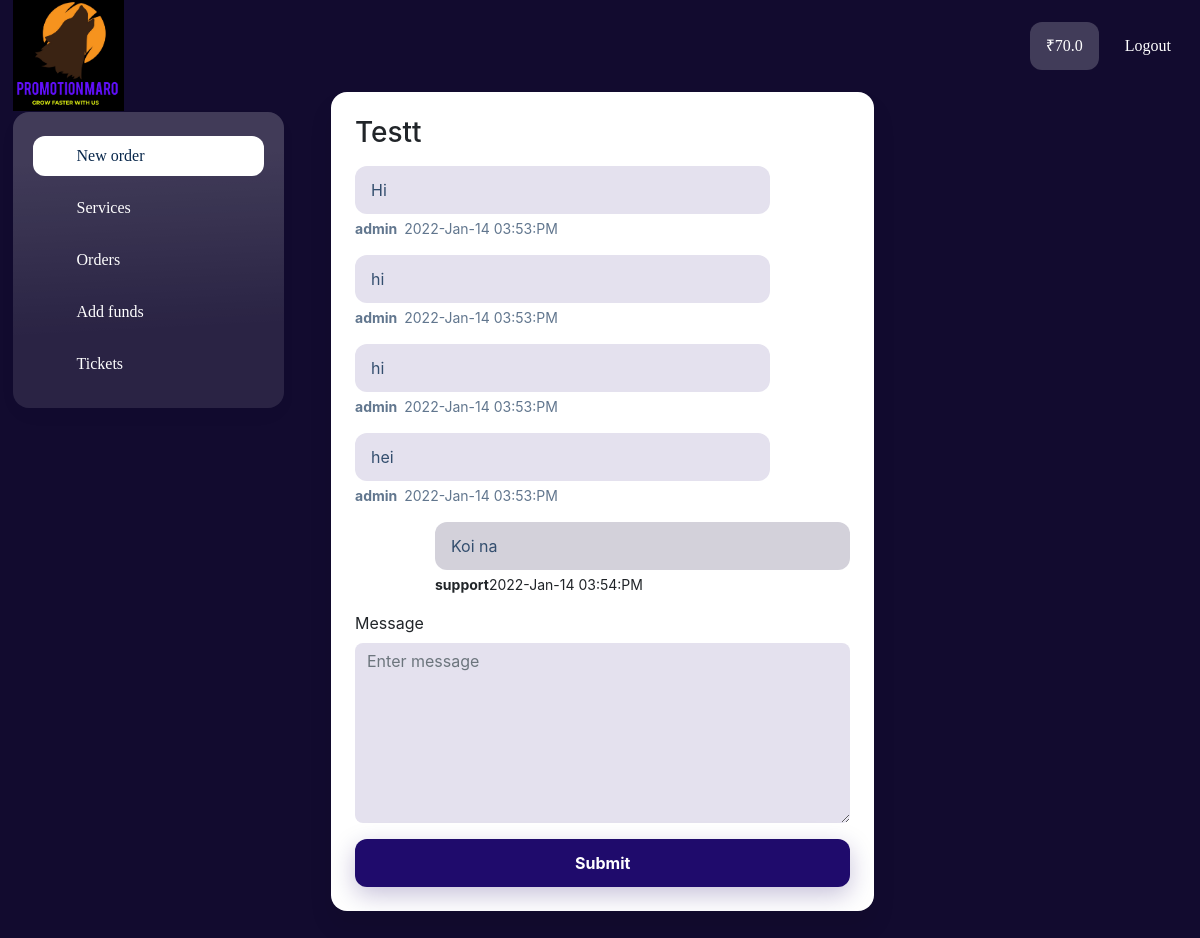
The page /view_ticket/3 (signed in) on the database its author committed.
### authapp/models.py (models this page shows, shortened)
class User(AbstractUser):
    name = models.CharField(max_length=100, blank=True)
    phone = models.CharField(max_length=100, blank=True)
    USERNAME_FIELD = 'username'
    REQUIRED_FIELDS = ['name']

class AccountBalance(models.Model):
    user = OneToOneField(User, on_delete=models.CASCADE)
    money = models.FloatField(default=0.00)
    updated = models.DateTimeField(auto_now_add=True)

### services/models.py (models this page shows, shortened)
class TicketsModel(models.Model):
    user = models.ForeignKey(User, on_delete=models.CASCADE)
    subject = models.CharField(max_length=400, blank=True, null=True)
    status = models.CharField(choices=MESSAGE_STATUS,
                              max_length=20,
                              default="Pending")
    created = models.DateTimeField(auto_now_add=True)
    last_updated = models.DateTimeField(auto_now=True)
    class Meta:
        verbose_name = "Ticket"

class MessageModel(models.Model):
    ticket = models.ForeignKey(TicketsModel, on_delete=models.CASCADE)
    user = models.ForeignKey(User,
                             on_delete=models.CASCADE,
                             blank=True,
                             null=True)
    message = models.CharField(max_length=200, null=True, blank=True)
    timestamp = models.DateTimeField(auto_now_add=True)
    class Meta:
        verbose_name = "Message"

### services/views.py (the view)
# urls.py: path('view_ticket/<int:id>', view_tickets, name="view_ticket"),
def view_tickets(request, id=None):
    ticket = TicketsModel.objects.get(id=id)
    if request.method == "POST":
        message = request.POST.get('message', None)
        message_create = MessageModel.objects.create(user=request.user,
                                                     message=message,
                                                     ticket=ticket)
        return redirect(reverse("view_ticket", kwargs={"id": id}))
    messages = MessageModel.objects.filter(ticket=ticket).order_by('timestamp')
    return render(request, "view_tickets.html", {
        "messages": messages,
        "ticket": ticket
    })

### services/templates/view_tickets.html (shortened to what this page needs)
{% extends 'base.html' %}
{% block content %}
<div class="wrapper wrapper-sidebar-navbar">
    {% include 'components/dashboard_leftsidebar.html' %}
    <div class="wrapper-content">
        <div class="wrapper-content__body">
            <div id="block_23">
                <div class="ticket-dialog">
                    <div class="divider-top"></div>
                    <div class="divider-bottom"></div>
                    <div class="container-fluid">
                        <div class="row px-lg-4 ticket-dialog__alignment">
                            <div class="col-lg-8">
                                <div class="component_card">
                                    <div class="card">
                                        <div>
                                            <div class="ticket-dialog__title">
                                                <h3>{{ticket.subject}}</h3>
                                            </div>
                                            <div
                                                class="ticket-dialog__body component_ticket_messages"
                                            >
                                                <div class="">
                                                    {% for message in messages %}
                                                    {% if message.user ==  null %}
                                                    <div
                                                        class="ticket-dialog__row ticket-dialog__row-admin"
                                                    >
                                                        <div
                                                            class="ticket-dialog__row-message"
                                                        >
                                                           {{message.message}}
                                                        </div>
                                                        <div
                                                            class="ticket-dialog__row-bottom"
                                                        >
                                                            <div
                                                                class="ticket-dialog__row-bottom-name"
                                                            >
                                                                support
                                                            </div>
                                                            <div
                                                                class="ticket-dialog__row-bottom-date"
                                                            >
                                                                {{message.timestamp|date:"Y-M-d h:i:A"}}
                                                            </div>
                                                        </div>
                                                    </div>
                                                    {% else %}
                                                    <div
                                                        class="ticket-dialog__row ticket-dialog__row-user"
                                                    >
                                                        <div
                                                            class="ticket-dialog__row-message"
                                                        >
                                                        {{message.message}}
                                                        </div>
                                                        <div
                                                            class="ticket-dialog__row-bottom"
                                                        >
                                                            <div
                                                                class="ticket-dialog__row-bottom-name"
                                                            >
                                                                {{message.user.name}}
                                                            </div>
                                                            <div
                                                                class="ticket-dialog__row-bottom-date"
                                                            >
                                                            {{message.timestamp|date:"Y-M-d h:i:A"}}
                                                            </div>
                                                        </div>
                                                    </div>
                                                    {% endif %}
                                                    {% endfor %}
                                                </div>
                                            </div>
                                            <div
                                                class="ticket-dialog__footer component_form_group"
                                            >
                                                <form method="post" action="{% url 'view_ticket' ticket.id %}">
                                                    <div class="">
                                                        <div class="form-group">
                                                            <label
                                                                >Message</label
                                                            >
                                                            <textarea
                                                                class="form-control"
                                                                rows="7"
                                                                name="message"
                                                                placeholder="Enter message"
                                                            ></textarea>
                                                        </div>
                                                    </div>
                                                    <div
                                                        class="component_button_submit"
                                                    >
                                                        <div class="">
                                                            <button
                                                                class="btn btn-block btn-primary"
                                                                type="submit"
                                                            >
                                                                Submit
                                                            </button>
                                                        </div>
                                                    </div>
                                                </form>
                                            </div>
                                        </div>
                                    </div>
                                </div>
                            </div>
                        </div>
                    </div>
                </div>
            </div>
        </div>
    </div>
</div>
{% endblock content %}

### dashboard/templates/components/dashboard_leftsidebar.html (shortened to what this page needs)
{% load static %} {% load get_account_pay   %}
<div id="block_34" class="component_private_navbar">
    <span class="component_private_navbar">
        <div class="component-navbar-private__wrapper">
            <div
                class="sidebar-block__top-static component-navbar component-navbar__navbar-private editor__component-wrapper"
            >
                <div>
                    <nav class="navbar navbar-expand-lg navbar-light">
                        <div
                            class="collapse navbar-collapse"
                            id="navbar-collapse-34"
                        >
                            <div class="d-flex component-navbar-collapse">
                                <ul class="navbar-nav navbar-nav-currencies">
                                    <li
                                        class="nav-item d-flex align-items-center component-navbar-nav-item component-navbar-private-nav-item component-navbar-balance-wrap__navbar-private"
                                    >
                                        <a
                                            class="component-navbar-balance-item__navbar-private"
                                            >₹{% get_account_balance user %}
                                        </a>
                                    </li>
                                </ul>
                                <ul class="navbar-nav">
                                    <li
                                        class="nav-item component-navbar-nav-item component-navbar-private-nav-item"
                                    >
                                        <a
                                            class="component-navbar-nav-link component-navbar-nav-link__navbar-private"
                                            href="{% url 'logout' %}"
                                            >Logout</a
                                        >
                                    </li>
                                </ul>
                            </div>
                        </div>
                    </nav>
                </div>
            </div>
        </div>
    </span>
    <span class="component_private_sidebar">
        <div class="component-sidebar_wrapper">
            <div
                class="sidebar-block__left component-sidebar component-sidebar-with-navbar editor__component-wrapper component_private_navbar"
            >
                <div class="component-sidebar__menu-wrapper">
                    <div class="sidebar-block__top-brand">
                        <div class="component-navbar-logo">
                            <a href="{% url 'dashboard' %}">
                                <img
                                    src="{% static 'images/logobest.jpeg' %}"
                                    class="sidebar-block__top-logo"
                                    alt=""
                                    title=""
                                />
                            </a>
                        </div>
                    </div>
                    <ul
                        class="component-sidebar__menu sidebar-block__left-menu"
                    >
                        <li
                            class="component-sidebar__menu-item component-sidebar__menu-item-active"
                        >
                            <a
                                class="component-sidebar__menu-item-link"
                                href="{% url 'dashboard' %}"
                            >
                                <span class="sidebar-block__menu-item-icon">
                                    <span class="fas fa-cart-plus"></span>
                                </span>
                                <span class="component-sidebar__menu-item-name"
                                    >New order</span
                                >
                            </a>
                        </li>
                        <li class="component-sidebar__menu-item">
                            <a
                                class="component-sidebar__menu-item-link"
                                href="{% url 'services' %}"
                            >
                                <span class="sidebar-block__menu-item-icon">
                                    <span class="fad fa-bars"></span>
                                </span>
                                <span class="component-sidebar__menu-item-name"
                                    >Services</span
                                >
                            </a>
                        </li>
                        <li class="component-sidebar__menu-item">
                            <a
                                class="component-sidebar__menu-item-link"
                                href="{% url 'orders' %}"
                            >
                                <span class="sidebar-block__menu-item-icon">
                                    <span class="fas fa-bags-shopping"></span>
                                </span>
                                <span class="component-sidebar__menu-item-name"
                                    >Orders</span
                                >
                            </a>
                        </li>
                        <li class="component-sidebar__menu-item">
                            <a
                                class="component-sidebar__menu-item-link"
                                href="{% url 'add_funds' %}"
                            >
                                <span class="sidebar-block__menu-item-icon">
                                    <span class="fab fa-cc-amazon-pay"></span>
                                </span>
                                <span class="component-sidebar__menu-item-name"
                                    >Add funds</span
                                >
                            </a>
                        </li>
                        <li class="component-sidebar__menu-item">
                            <a
                                class="component-sidebar__menu-item-link"
                                href="{% url 'tickets' %}"
                            >
                                <span class="sidebar-block__menu-item-icon">
                                    <span class="fas fa-ticket-alt"></span>
                                </span>
                                <span class="component-sidebar__menu-item-name"
                                    >Tickets</span
                                >
                            </a>
                        </li>
                    </ul>
                </div>
            </div>
        </div>
    </span>
</div>

### rows shown on the page
User: is_active+password+id "70.0"
TicketsModel: subject "Testt"
MessageModel: message "Hi", user.name "admin", timestamp "2022-Jan-14 03:53:PM"
MessageModel: message "hi", user.name "admin", timestamp "2022-Jan-14 03:53:PM"
MessageModel: message "hi", user.name "admin", timestamp "2022-Jan-14 03:53:PM"
MessageModel: message "hei", user.name "admin", timestamp "2022-Jan-14 03:53:PM"
MessageModel: message "Koi na", timestamp "2022-Jan-14 03:54:PM"
